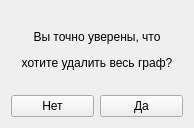
<?xml version="1.0" encoding="UTF-8"?>
<ui version="4.0">
 <class>delete_graph</class>
 <widget class="QWidget" name="delete_graph">
  <property name="geometry">
   <rect>
    <x>0</x>
    <y>0</y>
    <width>194</width>
    <height>128</height>
   </rect>
  </property>
  <property name="windowTitle">
   <string>Удаление графа</string>
  </property>
  <layout class="QVBoxLayout" name="verticalLayout">
   <item>
    <spacer name="verticalSpacer">
     <property name="orientation">
      <enum>Qt::Vertical</enum>
     </property>
     <property name="sizeHint" stdset="0">
      <size>
       <width>20</width>
       <height>40</height>
      </size>
     </property>
    </spacer>
   </item>
   <item>
    <widget class="QLabel" name="label">
     <property name="text">
      <string>&lt;html&gt;&lt;head/&gt;&lt;body&gt;&lt;p align=&quot;center&quot;&gt;Вы точно уверены, что&lt;/p&gt;&lt;p align=&quot;center&quot;&gt;хотите удалить весь граф?&lt;/p&gt;&lt;/body&gt;&lt;/html&gt;</string>
     </property>
    </widget>
   </item>
   <item>
    <spacer name="verticalSpacer_2">
     <property name="orientation">
      <enum>Qt::Vertical</enum>
     </property>
     <property name="sizeHint" stdset="0">
      <size>
       <width>20</width>
       <height>40</height>
      </size>
     </property>
    </spacer>
   </item>
   <item>
    <layout class="QHBoxLayout" name="horizontalLayout">
     <item>
      <widget class="QPushButton" name="pushButton_2">
       <property name="text">
        <string>Нет</string>
       </property>
      </widget>
     </item>
     <item>
      <widget class="QPushButton" name="pushButton">
       <property name="text">
        <string>Да</string>
       </property>
      </widget>
     </item>
    </layout>
   </item>
  </layout>
 </widget>
 <resources/>
 <connections/>
</ui>
